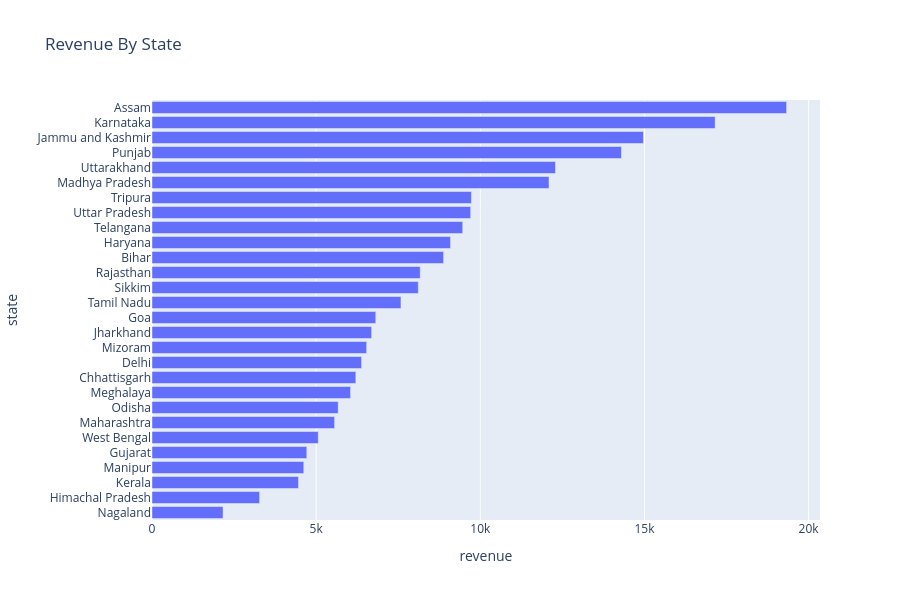

Notebook cell for this chart:
### Markdown cell above
#### TOTAL SALES BY STATE

### Code cell
location['revenue']=orders['price']
fig=px.bar(
    location.groupby('state',as_index=False)['revenue'].sum()
    .sort_values('revenue',ascending=False),
x='revenue',
y='state',
orientation='h',
title='Revenue By State'
)
fig.update_layout(height=600,yaxis=dict(autorange='reversed'))
fig.show()

### Figure 1 — Plotly figure (JSON) as saved in the notebook; plotly's stock layout.template omitted (floating-point values rounded to 4 significant figures)
{"data": [{"hovertemplate": "revenue=%{x}<br>state=%{y}<extra></extra>", "legendgroup": "", "marker": {"color": "#636efa", "pattern": {"shape": ""}}, "name": "", "orientation": "h", "showlegend": false, "textposition": "auto", "type": "bar", "x": [19330.0, 17150.0, 14970.0, 14300.0, 12290.0, 12090.0, 9729.0, 9706.0, 9464.0, 9092.0, 8882.0, 8170.0, 8110.0, 7583.0, 6817.0, 6690.0, 6538.0, 6383.0, 6208.0, 6048.0, 5671.0, 5561.0, 5064.0, 4715.0, 4623.0, 4461.0, 3278.0, 2164.0], "xaxis": "x", "y": ["Assam", "Karnataka", "Jammu and Kashmir", "Punjab", "Uttarakhand", "Madhya Pradesh", "Tripura", "Uttar Pradesh", "Telangana", "Haryana", "Bihar", "Rajasthan", "Sikkim", "Tamil Nadu", "Goa", "Jharkhand", "Mizoram", "Delhi", "Chhattisgarh", "Meghalaya", "Odisha", "Maharashtra", "West Bengal", "Gujarat", "Manipur", "Kerala", "Himachal Pradesh", "Nagaland"], "yaxis": "y"}], "layout": {"barmode": "relative", "height": 600, "legend": {"tracegroupgap": 0}, "title": {"text": "Revenue By State"}, "xaxis": {"anchor": "y", "domain": [0, 1], "title": {"text": "revenue"}}, "yaxis": {"anchor": "x", "autorange": "reversed", "domain": [0, 1], "title": {"text": "state"}}}}
